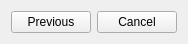
<?xml version="1.0" encoding="UTF-8"?>
<ui version="4.0">
 <class>prevWidget</class>
 <widget class="QWidget" name="prevWidget">
  <property name="geometry">
   <rect>
    <x>0</x>
    <y>0</y>
    <width>174</width>
    <height>42</height>
   </rect>
  </property>
  <property name="baseSize">
   <size>
    <width>200</width>
    <height>50</height>
   </size>
  </property>
  <property name="windowTitle">
   <string>Previous</string>
  </property>
  <layout class="QHBoxLayout" name="horizontalLayout">
   <item>
    <widget class="QPushButton" name="prevBtn">
     <property name="text">
      <string>Previous</string>
     </property>
    </widget>
   </item>
   <item>
    <widget class="QPushButton" name="cancelBtn">
     <property name="text">
      <string>Cancel</string>
     </property>
    </widget>
   </item>
  </layout>
 </widget>
 <resources/>
 <connections/>
</ui>
